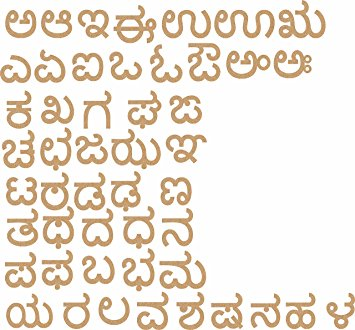
%> input picture Codes/kannada_letters11.jpg, 355 x 330 px
$ octave --eval "result = imdeskew(imread('kannada_letters11.jpg'));"   (GNU Octave 9; MATLAB toolbox functions it lacks are replaced by stand-ins)
%> lines starting %> are read from the running program, lines starting %| are printed output that depends on the picture; in (x1, y1, x2, y2) boxes, pixels count from 0 and x2, y2 are one past the last pixel; in counts of white or black regions, pixels touching at a corner belong together; the program's own positions count from 1
function [ im, theta ] = imdeskew( src, max_angle, resolution, plotOn )

% 0. parameter settings
if nargin <= 1
    max_angle   = 15;
    resolution  = .5;
    plotOn      = 1;
elseif nargin <= 2
    resolution  = .5;
    plotOn      = 1;
elseif nargin <= 3
    plotOn      = 1;
else
    error('unsupported input format')
end
% input settings
if size( src, 3 ) > 1
    display('warning: automatic converting color image to binary')
    gray = rgb2gray( src );
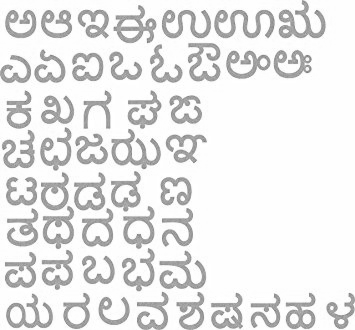
%> gray: size 330x355 uint8; min 114, max 255, mean 232.7
    src  = gray > graythresh( gray ) * 255;
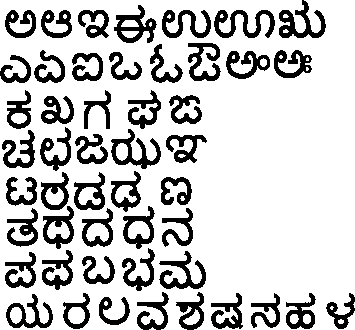
%> src: size 330x355 logical; 78.8% white; 49 black regions, largest, box (x1, y1, x2, y2) and area: (214, 10, 275, 38) 767, (279, 0, 326, 38) 753, (111, 129, 161, 169) 706
else
    if ~islogical( src )
        display('warning: automatic converting grayscale image to binary')
        src = src > graythresh( src ) * 255;
    end
end
% 1. extract black text pixels for analysis
[ h, w ]    = size( src );
%> h = 330; w = 355
[ text_x, text_y ] = ind2sub(  [ h,w ], find( src(:) == 0 ) );
%> text_x = 24894 values from 1 to 330; text_y = 24894 values from 1 to 355
% 2. compute the information entroy of a projection profile
angles = -max_angle : resolution : max_angle;
cx  = h/2;
%> cx = 165
cy  = w/2;
%> cy = 177.5
len = size( text_x, 1 );
%> len = 24894
hist_to_prob = @( h ) ( h( h ~= 0 ) / len );
score = [];
for a = angles
    sin_a = sin( a / 180 * pi );
    cos_a = cos( a / 180 * pi );
    sx    = round( ( text_x - cx ) * cos_a + ( text_y -cy ) * sin_a + cx );
    freq  = hist( sx, unique(sx) );
    prob  = hist_to_prob( freq );
    entropy = -prob .* log( prob );
    score(end+1) = sum( entropy(:) );
end
%> after the loop, score = 61 values, max 5.9 at index 61, min 5.56 at index 31, mean 5.78
% 3. generate output
[ val, min_idx ] = min( score );
%> val = 5.56; min_idx = 31
theta = -angles( min_idx );
%> theta = 0
im = not( imrotate( not( src ), theta, 'loose' ) );
if plotOn
    figure,subplot(131),plot( -angles, score ), xlabel( 'deskew angle: degree' ), ylabel( 'projection profile entropy ' );
    hold on, line( [ -angles( min_idx ), -angles( min_idx )]' , [ min( score )-.1, max( score ) ]', 'color',[1,0,0] )
    hold on, text(  -angles( min_idx )-1, max( score )-.2 , 'optimal deskew angle' ),axis square
    subplot(132),imshow( imerode(src, ones(3) ) ); title( 'before deskew ');
%> after `imshow( imerode(src, ones(3) ) )`:
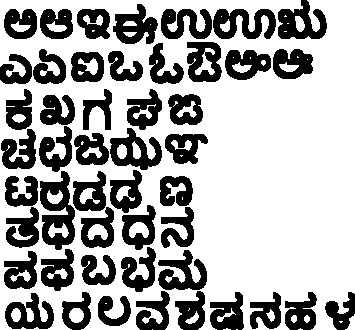
%> displayed picture: size 330x355 logical; 67.1% white; 48 black regions, largest, box (x1, y1, x2, y2) and area: (40, 171, 75, 250) 1557, (213, 9, 276, 39) 1192, (278, 0, 327, 39) 1134
%> `result = imdeskew(imread('kannada_letters11.jpg'));`:
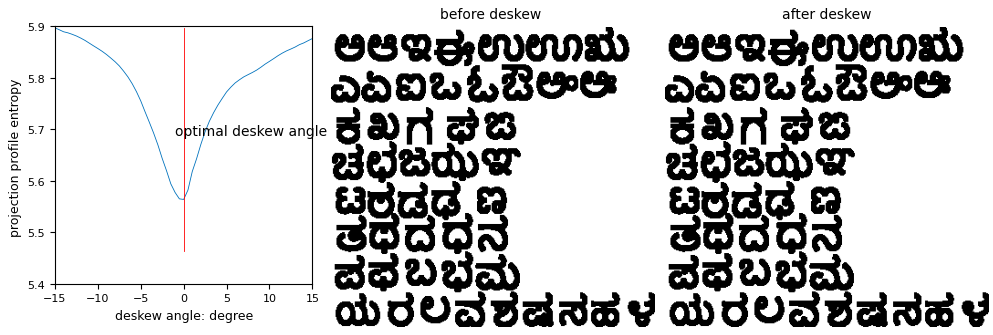
%> figure redrawn from the program's plot data, 3 panels
    subplot(133),imshow( imerode(im, ones(3) ) ); title( 'after deskew' );
end
